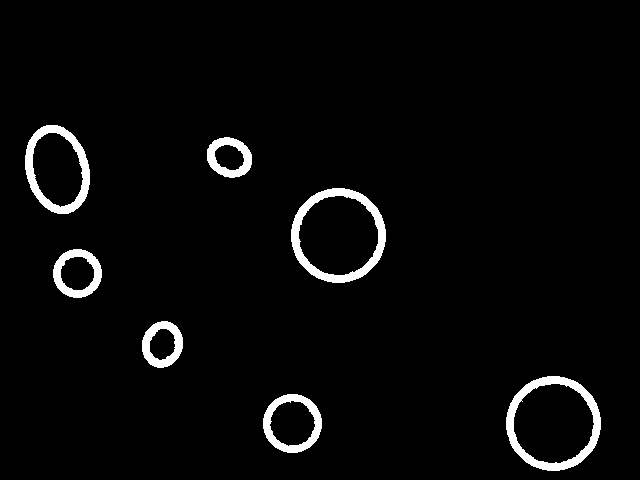
#> input picture assets/stress_test/gaussian_l1_adaptive.png, 640 x 480 px; its folder holds only this picture in this run
$ python -i segmentation.py   (imports and definitions only)
#> lines starting #> are read from the running program, lines starting #| are printed output that depends on the picture; after the words box and inside, x2 and y2 are one past the last pixel; in counts of white or black regions, pixels touching at a corner belong together
"""
segmentation.py

Implements five segmentation methods that all solve the SAME problem --
separating foreground objects from background in a preprocessed grayscale
image -- under one common interface, so the later comparison across methods
is fair: only this stage differs, everything before (preprocessing) and
after (morphology, detection) stays identical regardless of which method
was chosen.

Methods:
    1. Global Thresholding   - fixed single threshold
    2. Otsu Thresholding     - histogram-based automatic threshold
    3. Adaptive Thresholding - local per-pixel thresholds
    4. Edge-Based            - Canny edges + region filling
    5. Hybrid Model          - multi-evidence fusion of all four methods
                               using Otsu separability, adaptive evidence,
                               and Canny edge zones with hysteresis.

MASK CONVENTION (enforced by every function in this module):
    255 (white) = foreground object
    0   (black) = background
Every method normalizes to this convention explicitly rather than
relying on whichever polarity OpenCV happens to produce by default.

COMMON RESULT STRUCTURE:
    Every segment_*() function, and the segment() dispatcher, returns a
    dict with the same keys:
        {
            "mask": np.ndarray (H, W) uint8, values in {0, 255},
            "method": str,
            "parameters": dict,
            "threshold": float | None,   # None where not a single global value
            "processing_time_ms": float,
            "intermediate": dict,        # method-specific extra images, may be empty
        }
"""

from typing import Optional, Callable
import time
import numpy as np
import cv2


# ---------------------------------------------------------------------------
# Shared helpers
# ---------------------------------------------------------------------------

def _validate_odd(value: int, min_size: int = 3, max_size: int = 99) -> int:
    """
    Force a value into a valid odd integer within [min_size, max_size].

    Why: adaptive thresholding's block size (like the filter kernel
    sizes in preprocessing.py) must be odd and >= 3 for OpenCV to accept
    it. A UI slider or manual parameter could still produce an invalid
    value; this guards the app from crashing on it.
    """
    value = int(value)
    value = max(min_size, min(max_size, value))
    if value % 2 == 0:
        value += 1
        value = min(value, max_size if max_size % 2 == 1 else max_size - 1)
    return value


def _make_result(mask: np.ndarray, method: str, parameters: dict,
                  threshold: Optional[float], processing_time_ms: float,
                  intermediate: Optional[dict] = None) -> dict:
    """Build the common result structure every segmentation method returns."""
    # Defensive normalization: guarantee the mask is strictly {0, 255} uint8,
    # regardless of what the underlying OpenCV call produced.
    mask = np.where(mask > 0, 255, 0).astype(np.uint8)
    return {
        "mask": mask,
        "method": method,
        "parameters": parameters,
        "threshold": threshold,
        "processing_time_ms": processing_time_ms,
        "intermediate": intermediate or {},
    }


# [425 lines left out: functions _polarity_to_thresh_type, segment_global, segment_otsu, segment_adaptive, _fill_enclosed_regions, segment_edge_based, not called in this run]


# ---------------------------------------------------------------------------
# 5. HYBRID MODEL
# ---------------------------------------------------------------------------

def _otsu_separability(gray: np.ndarray, t: float) -> float:
    """
    Compute Otsu's between-class variance ratio (eta, 0..1) at threshold t.

    This measures how cleanly the histogram splits at t: a value close to 1
    means the two sides of the histogram are well-separated (Otsu is reliable);
    a value close to 0 means the histogram has no clear bimodal structure at
    that split (Otsu is unreliable and we fall back to adaptive + edge evidence).

    Used by segment_hybrid() to decide how much weight to give each source of
    evidence when fusing the four segmentation signals.
    """
    hist = cv2.calcHist([gray], [0], None, [256], [0, 256]).ravel()
    hist /= hist.sum() + 1e-9
    lv = np.arange(256, dtype=np.float32)
    t = int(t)
    w0 = float(hist[: t + 1].sum())
    w1 = float(hist[t + 1 :].sum())
    if w0 == 0 or w1 == 0:
        return 0.0
    mu0 = float((hist[: t + 1] * lv[: t + 1]).sum()) / w0
    mu1 = float((hist[t + 1 :] * lv[t + 1 :]).sum()) / w1
    mu  = float((hist * lv).sum())
    total_var = float((hist * (lv - mu) ** 2).sum()) + 1e-9
    return float(w0 * w1 * (mu0 - mu1) ** 2 / total_var)


def segment_hybrid(
    gray_image: np.ndarray,
    object_polarity: str = "darker",
    eta_trust: float = 0.5,
    block_size: int = 21,
    C: int = 8,
    edge_band: int = 5,
    min_seed_ratio: float = 0.0,
    min_area_frac: float = 1e-5,
) -> dict:
    """
    Hybrid Model: multi-evidence fusion of all four segmentation approaches.

    Motivation — why combine methods?
        Each of the four classical methods has a well-understood failure mode:
          * Global/Otsu: fail on uneven illumination (no spatial adaptivity)
          * Adaptive: fragments large uniform regions; responds to noise
          * Edge-based: fails when object boundary gradients are weak or noisy
        The hybrid model collects three independent "votes" from the image
        and merges them through hysteresis on connected components, so that
        the strengths of one method compensate for the weaknesses of another.

    Algorithm (three-source hysteresis pipeline):
        1. Feature preparation
           The input is inverted when objects are darker (so objects are
           always BRIGHT in the feature image). A mild CLAHE pass boosts
           local contrast before any thresholding.

        2. Evidence 1 — Otsu global threshold
           OpenCV's cv2.threshold with THRESH_OTSU gives a global split T.
           The Otsu separability eta (between-class variance ratio, 0-1)
           quantifies how bimodal the histogram is at T. High eta -> Otsu
           is trustworthy for this image.

        3. Evidence 2 — Adaptive (Gaussian) threshold
           cv2.adaptiveThreshold with a block derived from image size.
           Always adapts to local lighting; robust when eta is low.

        4. Evidence 3 — Canny edge zone
           Canny thresholds are derived from the Otsu level (0.5*T, T).
           A dilation of width `edge_band` pixels around each detected
           edge marks an "edge zone": pixels here are more likely to lie
           on or inside a real object boundary.

        5. Fusion with hysteresis
           * If Otsu is reliable (eta >= eta_trust):
               strong seeds = Otsu & Adaptive  (both must agree)
               weak   pool  = Otsu | Adaptive  (either may claim)
           * Otherwise (unreliable Otsu):
               strong seeds = Adaptive & edge_zone
               weak   pool  = Adaptive only
           Final seeds = strong | (weak & edge_zone)
           Connected components of the weak pool that contain at least
           one seed pixel are accepted; the rest are discarded. This is
           exactly Canny's hysteresis principle applied at region level.

        6. Clean-up
           A morphological opening removes tiny isolated blobs; connected
           components smaller than min_area_frac of the image are dropped.

    Parameters:
        gray_image      : (H, W) uint8 preprocessed grayscale image.
        object_polarity : "darker" or "brighter". Determines whether the
                          image is inverted before processing.
        eta_trust       : separability threshold (0-1). Above this, Otsu
                          evidence is included in the strong-seed stage.
        block_size      : adaptive threshold block side (pixels, auto-
                          adjusted to be odd and >= 3).
        C               : constant subtracted from the local mean in the
                          adaptive step (higher = stricter foreground).
        edge_band       : dilation radius (px) around Canny edges used to
                          define the "edge zone" for weak seed acceptance.
        min_seed_ratio  : a component needs seed_count >= min_seed_ratio *
                          component_area to be kept (0 = any seed suffices).
        min_area_frac   : components smaller than this fraction of the
                          total image area are removed in the final clean-up.

    Returns:
        Common result dict (see module docstring).
        "threshold" is the Otsu-computed global threshold (informational).
        "intermediate" contains:
            "feature"     : CLAHE-enhanced working image (objects bright)
            "otsu_mask"   : raw Otsu binary mask
            "adaptive_mask": raw adaptive binary mask
            "edges"       : Canny edge map
            "seeds"       : accepted seed pixels (strong + edge-zone weak)
            "weak_pool"   : full weak foreground pool before hysteresis
            "eta"         : Otsu separability score (float)
    """
#> called with object_polarity = 'darker', eta_trust = 0.5, block_size = 21, C = 8, edge_band = 5, min_seed_ratio = 0, min_area_frac = 1e-05
    block_size = _validate_odd(block_size, min_size=3, max_size=199)
    C = int(C)
    h, w = gray_image.shape[:2]

    start = time.perf_counter()

    # ------------------------------------------------------------------
    # 1. Feature: make objects BRIGHT regardless of polarity
    # ------------------------------------------------------------------
    if object_polarity == "darker":
        feature = cv2.bitwise_not(gray_image)
#> feature: shape (480, 640); 96.7% white; 7 black regions, largest, box (x1, y1, x2, y2) and area: (291, 188, 386, 283) 2203, (506, 376, 601, 471) 2165, (25, 125, 90, 214) 1742
    else:
        feature = gray_image.copy()

    # CLAHE boosts local contrast; important for luminance-channel thresholding
    clahe = cv2.createCLAHE(clipLimit=2.0, tileGridSize=(8, 8))
    feature = clahe.apply(feature)
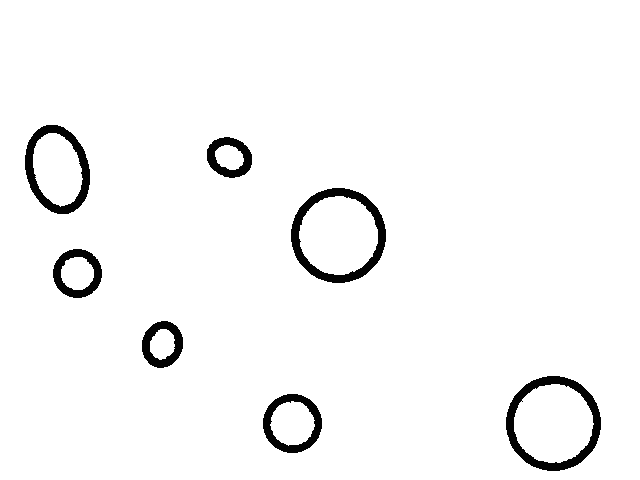
#> feature: shape (480, 640); min 2, max 255, mean 246.7

    blur = cv2.GaussianBlur(feature, (5, 5), 0)

    # ------------------------------------------------------------------
    # 2. Evidence 1 — Otsu global threshold (objects bright -> THRESH_BINARY)
    # ------------------------------------------------------------------
    t_otsu, otsu_mask = cv2.threshold(
        blur, 0, 255, cv2.THRESH_BINARY + cv2.THRESH_OTSU
    )
#> otsu_mask: shape (480, 640); 96.7% white; 7 black regions, largest, box (x1, y1, x2, y2) and area: (291, 188, 386, 283) 2212, (506, 376, 601, 471) 2171, (25, 125, 90, 214) 1751
#> t_otsu = 141
    eta = _otsu_separability(blur, t_otsu)
#> in _otsu_separability, `hist = cv2.calcHist([gray], [0], None, [256], [0, 256]).ravel()`: hist = 256 values, max 290492 at index 255, min 0 at index 0, mean 1200
#> in _otsu_separability, `hist /= hist.sum() + 1e-9`: hist = 256 values, max 0.946 at index 255, min 0 at index 0, mean 0.00391
#> in _otsu_separability, `t = int(t)`: t = 141
#> in _otsu_separability, `w0 = float(hist[: t + 1].sum())`: w0 = 0.0332
#> in _otsu_separability, `w1 = float(hist[t + 1 :].sum())`: w1 = 0.967
#> in _otsu_separability, `mu0 = float((hist[: t + 1] * lv[: t + 1]).sum()) / w0`: mu0 = 28.7
#> in _otsu_separability, `mu1 = float((hist[t + 1 :] * lv[t + 1 :]).sum()) / w1`: mu1 = 254.2
#> in _otsu_separability, `mu  = float((hist * lv).sum())`: mu = 246.7
#> in _otsu_separability, `total_var = float((hist * (lv - mu) ** 2).sum()) + 1e-9`: total_var = 1732.6
#> eta = 0.943

    # ------------------------------------------------------------------
    # 3. Evidence 2 — Adaptive threshold (gaussian, objects bright)
    # ------------------------------------------------------------------
    adaptive_mask = cv2.adaptiveThreshold(
        blur, 255,
        cv2.ADAPTIVE_THRESH_GAUSSIAN_C,
        cv2.THRESH_BINARY,
        block_size, -C,           # negative C: local mean - (-C) = mean + C
    )
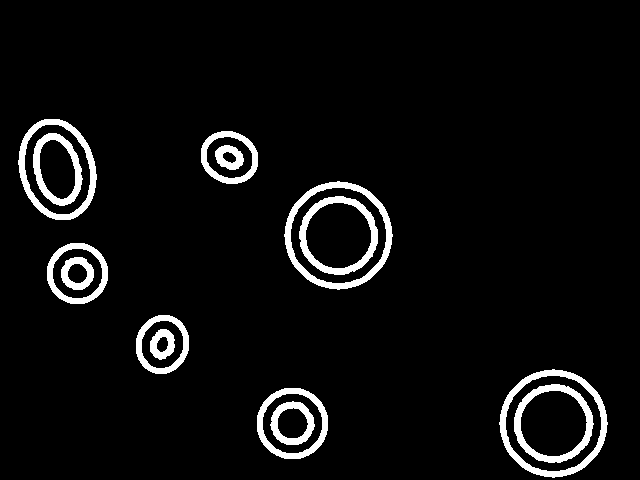
#> adaptive_mask: shape (480, 640); 5.4% white; 14 white regions, largest, box (x1, y1, x2, y2) and area: (284, 181, 393, 290) 2010, (499, 369, 608, 478) 2009, (18, 119, 97, 220) 1659

    # ------------------------------------------------------------------
    # 4. Evidence 3 — Canny edge zone
    # ------------------------------------------------------------------
    hi = max(float(t_otsu), 30.0)
#> hi = 141
    edges = cv2.Canny(blur, int(0.5 * hi), int(hi))
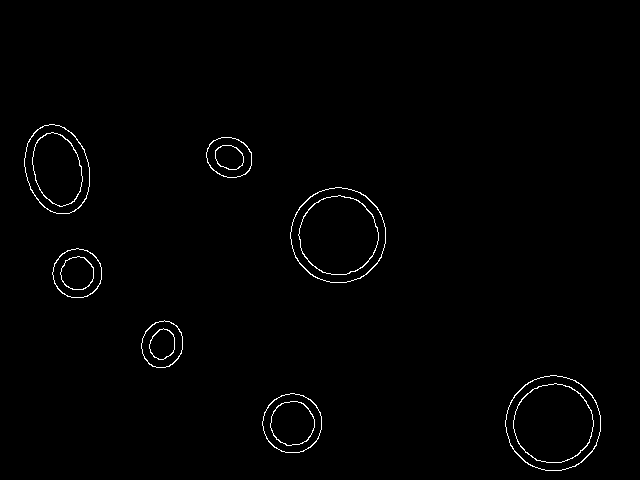
#> edges: shape (480, 640); 0.94% white in thin lines or dots, all inside (x1, y1, x2, y2) = (24, 124, 601, 471)
    k_edge = int(edge_band) | 1
    edge_zone = cv2.dilate(
        edges,
        cv2.getStructuringElement(cv2.MORPH_ELLIPSE, (k_edge, k_edge)),
    ) > 0
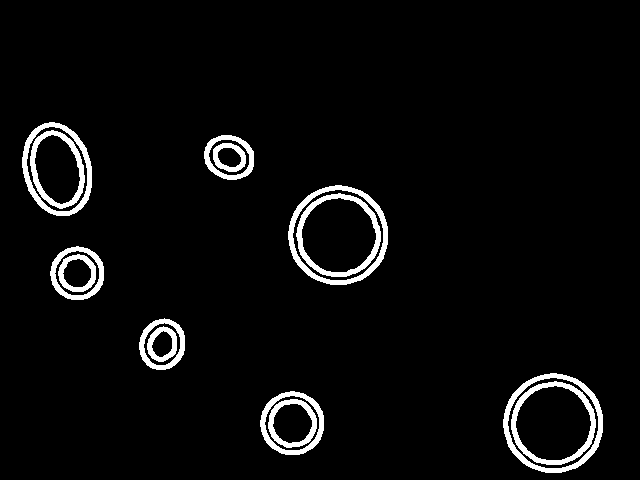
#> edge_zone: shape (480, 640) bool; 4.4% white; 14 white regions, largest, box (x1, y1, x2, y2) and area: (288, 185, 388, 285) 1572, (503, 373, 603, 473) 1571, (296, 193, 381, 277) 1317

    # ------------------------------------------------------------------
    # 5. Fusion with region-level hysteresis
    # ------------------------------------------------------------------
    o = otsu_mask > 0
    a = adaptive_mask > 0

    if eta >= eta_trust:          # Otsu reliable: regions must agree
        strong = o & a
        weak   = o | a
#> weak: shape (480, 640) bool; 96.7% white; 7 black regions, largest, box (x1, y1, x2, y2) and area: (291, 188, 386, 283) 2209, (506, 376, 601, 471) 2167, (25, 125, 90, 214) 1749
    else:                         # Otsu unreliable: lean on adaptive + edges
        strong = a & edge_zone
        weak   = a

    seeds = strong | (weak & edge_zone)
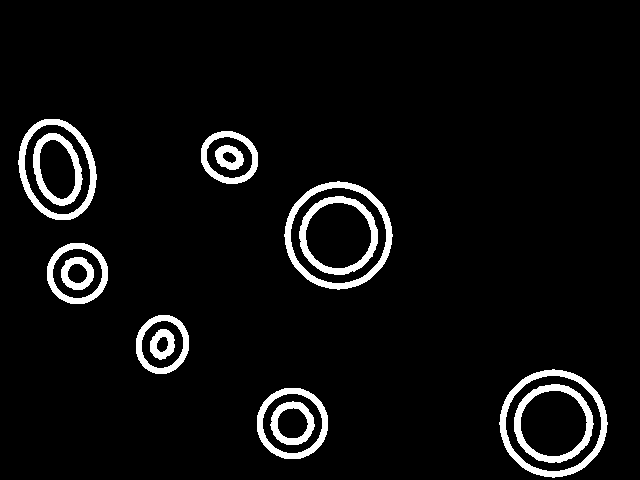
#> seeds: shape (480, 640) bool; 5.4% white; 14 white regions, largest, box (x1, y1, x2, y2) and area: (284, 181, 393, 290) 2040, (499, 369, 608, 478) 2039, (18, 119, 97, 220) 1685

    # Vectorised connected-component hysteresis
    n, labels = cv2.connectedComponents(
        weak.astype(np.uint8), connectivity=8
    )
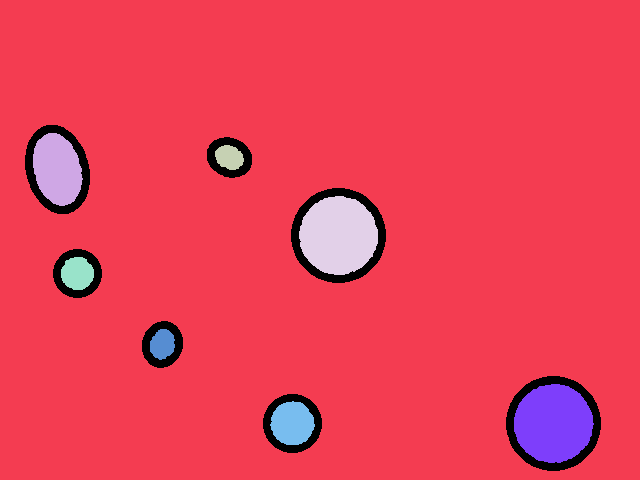
#> labels: shape (480, 640) int32; 9 distinct labels, from 0 to 8; one colour per label, 0 black
#> n = 9
    area_counts = np.bincount(labels.ravel(), minlength=n)
#> area_counts = [10191, 281009, 2743, 544, 4858, 858, 590, 4899, 1508]
    seed_counts = np.bincount(
        labels[seeds].ravel(), minlength=n
    )
#> seed_counts = [0, 10129, 1173, 445, 1532, 575, 464, 1545, 806]
    keep = (seed_counts > 0) & (
        seed_counts >= min_seed_ratio * area_counts
    )
#> keep = [False, True, True, True, True, True, True, True, True]
    keep[0] = False               # background label
    mask = keep[labels].astype(np.uint8) * 255

    # ------------------------------------------------------------------
    # 6. Clean-up: opening + small-region removal
    # ------------------------------------------------------------------
    mask = cv2.morphologyEx(
        mask, cv2.MORPH_OPEN, np.ones((3, 3), np.uint8)
    )
#> mask: shape (480, 640); 96.7% white; 7 black regions, largest, box (x1, y1, x2, y2) and area: (291, 188, 386, 283) 2211, (506, 376, 601, 471) 2169, (25, 125, 90, 214) 1751
    min_area_px = max(10, int(h * w * min_area_frac))
    n2, labels2, stats2, _ = cv2.connectedComponentsWithStats(
        mask, connectivity=8
    )
#> labels2: shape (480, 640) int32; 9 distinct labels, from 0 to 8
#> n2 = 9; stats2 = [[25, 125, 576, 346, 10203], [0, 0, 640, 480, 281009], [33, 133, 49, 73, 2741], [215, 145, 29, 25, 544], [299, 196, 79, 79, 4856], [61, 257, 33, 33, 858], [150, 329, 25, 31, 588], [514, 384, 79, 79, 4897], [271, 402, 44, 43, 1504]]
    small_ids = np.flatnonzero(stats2[:, cv2.CC_STAT_AREA] < min_area_px)
#> small_ids = empty array
    small_ids = small_ids[small_ids > 0]
    if len(small_ids):
        mask[np.isin(labels2, small_ids)] = 0

    elapsed_ms = (time.perf_counter() - start) * 1000

    return _make_result(
        mask=mask,
        method="hybrid",
        parameters={
            "object_polarity": object_polarity,
            "eta_trust": eta_trust,
            "block_size": block_size,
            "C": C,
            "edge_band": edge_band,
            "min_seed_ratio": min_seed_ratio,
            "min_area_frac": min_area_frac,
        },
        threshold=float(t_otsu),
        processing_time_ms=elapsed_ms,
        intermediate={
            "feature":       feature,
            "otsu_mask":     otsu_mask,
            "adaptive_mask": adaptive_mask,
            "edges":         edges,
            "seeds":         seeds.astype(np.uint8) * 255,
            "weak_pool":     weak.astype(np.uint8) * 255,
            "eta":           eta,
        },
    )


# ---------------------------------------------------------------------------
# 6. COMMON DISPATCHER
# ---------------------------------------------------------------------------

SEGMENTATION_METHODS: dict[str, Callable[..., dict]] = {
    "global": segment_global,
    "otsu": segment_otsu,
    "adaptive": segment_adaptive,
    "edge": segment_edge_based,
    "hybrid": segment_hybrid,
}


# [23 lines left out: function segment, not called in this run]

>>> import cv2
>>> picture = cv2.imread('../assets/stress_test/gaussian_l1_adaptive.png', cv2.IMREAD_GRAYSCALE)
>>> result = segment_hybrid(picture)
#> result = 6 items
